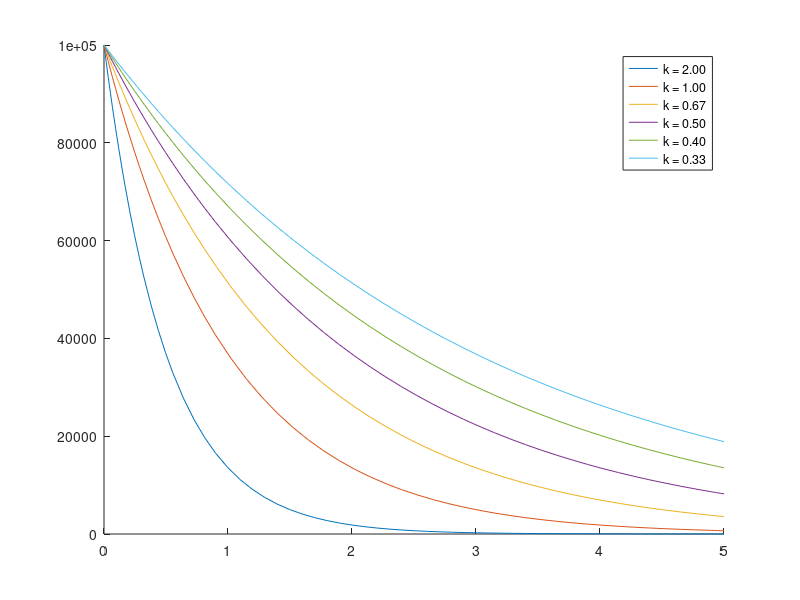

Source code (MATLAB): (Note: this script raises an error after producing the figure.)
%
% 2.2 Exponential decay and radioactivity
%
% // Main Function
function c_cm_coldpills1_pt2_getframe2
    global k1; 

    k1 = 2.0;       % set parameter value  
    tend = 5;       % end time in hours
    x0 = 10^5;
    
    hold on;    
    % Try multi-inital conditions
    lg = [];
    for i = 1:6
        k1 = 2.0/i;     
        [tsol, xsol] = ode45(@rhs, [0, tend], x0);
        plot(tsol, xsol); 
        lg = [lg; ['k = ',num2str(2.0/i,'%.2f')]];
%         lg = ['k = ',num2str(2.0/i,'%.2f')];
        legend(lg);
        % use getframe
        M(i) = getframe(gcf);
        pause(0.2);
    end    
    hold off;
    movie2avi(M, 'mv1.avi','fps',3);
end

% // Targeting ODE
function xdot = rhs(t, x) 
    global k1;
    xdot = -k1*x;
end
